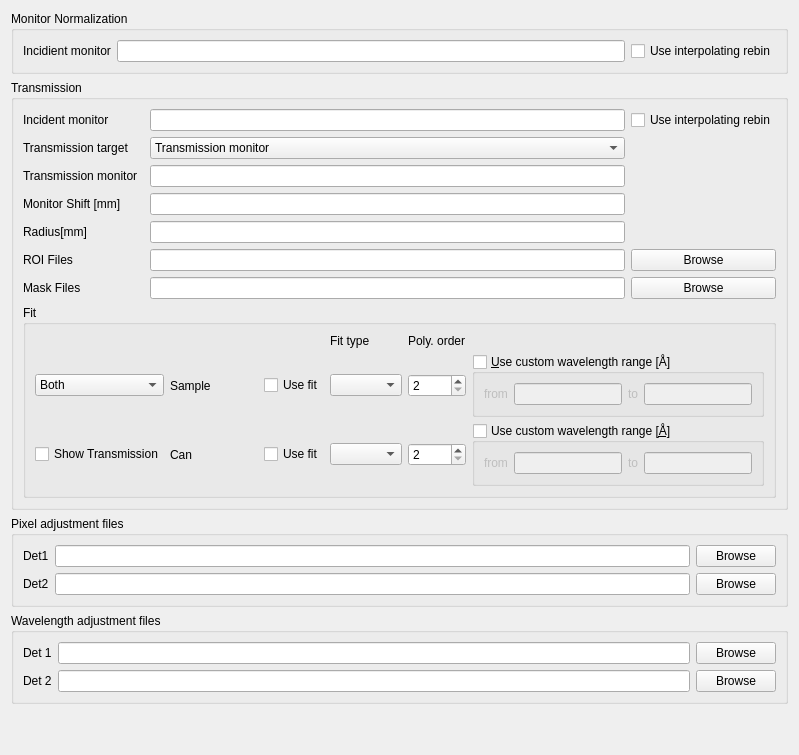
            <widget class="QWidget" name="adjustment_tab">
             <attribute name="title">
              <string>Adjustment</string>
             </attribute>
             <layout class="QHBoxLayout" name="horizontalLayout_5">
              <item>
               <layout class="QHBoxLayout" name="adjustment_tab_horizontal_layout">
                <item>
                 <layout class="QVBoxLayout" name="adjustment_tab_left_layout">
                  <item>
                   <widget class="QGroupBox" name="monitor_normalization_group_box">
                    <property name="toolTip">
                     <string>&lt;html&gt;&lt;head/&gt;&lt;body&gt;&lt;p&gt;Settings for the monitor normalization.&lt;/p&gt;&lt;/body&gt;&lt;/html&gt;</string>
                    </property>
                    <property name="title">
                     <string>Monitor Normalization</string>
                    </property>
                    <layout class="QGridLayout" name="gridLayout_8">
                     <item row="0" column="0">
                      <widget class="QLabel" name="monitor_normalization_monitor_label">
                       <property name="toolTip">
                        <string>&lt;html&gt;&lt;head/&gt;&lt;body&gt;&lt;p&gt;Spectrum number of the incident monitor which is used for monitor normalization.&lt;/p&gt;&lt;/body&gt;&lt;/html&gt;</string>
                       </property>
                       <property name="text">
                        <string>Incidient monitor</string>
                       </property>
                      </widget>
                     </item>
                     <item row="0" column="2">
                      <widget class="QCheckBox" name="monitor_normalization_interpolating_rebin_check_box">
                       <property name="toolTip">
                        <string>&lt;html&gt;&lt;head/&gt;&lt;body&gt;&lt;p&gt;Selects the type of rebin which is to be used during monitor normalization. If this is checked then a interpolating rebin operation is performed, else a standard rebin operation is used.&lt;/p&gt;&lt;/body&gt;&lt;/html&gt;</string>
                       </property>
                       <property name="text">
                        <string>Use interpolating rebin</string>
                       </property>
                      </widget>
                     </item>
                     <item row="0" column="1">
                      <widget class="QLineEdit" name="monitor_normalization_line_edit">
                       <property name="toolTip">
                        <string>&lt;html&gt;&lt;head/&gt;&lt;body&gt;&lt;p&gt;Spectrum number of the incident monitor which is used for monitor normalization.&lt;/p&gt;&lt;/body&gt;&lt;/html&gt;</string>
                       </property>
                      </widget>
                     </item>
                    </layout>
                   </widget>
                  </item>
                  <item>
                   <widget class="QGroupBox" name="transmission_group_box">
                    <property name="toolTip">
                     <string>&lt;html&gt;&lt;head/&gt;&lt;body&gt;&lt;p&gt;Settings for the transmission calculation.&lt;/p&gt;&lt;/body&gt;&lt;/html&gt;</string>
                    </property>
                    <property name="title">
                     <string>Transmission</string>
                    </property>
                    <layout class="QGridLayout" name="gridLayout_9">
                     <item row="7" column="3">
                      <widget class="QPushButton" name="transmission_mask_files_push_button">
                       <property name="text">
                        <string>Browse</string>
                       </property>
                      </widget>
                     </item>
                     <item row="7" column="2">
                      <widget class="QLineEdit" name="transmission_mask_files_line_edit">
                       <property name="toolTip">
                        <string>&lt;html&gt;&lt;head/&gt;&lt;body&gt;&lt;p&gt;A comma-separated list of MASK files which define areas on the bank which are excluded from the transmission calculation.&lt;/p&gt;&lt;/body&gt;&lt;/html&gt;</string>
                       </property>
                      </widget>
                     </item>
                     <item row="6" column="2">
                      <widget class="QLineEdit" name="transmission_roi_files_line_edit">
                       <property name="toolTip">
                        <string>&lt;html&gt;&lt;head/&gt;&lt;body&gt;&lt;p&gt;A comma-separated list of ROI files which define areas on the bank which contribute to the transmission calculation.&lt;/p&gt;&lt;/body&gt;&lt;/html&gt;</string>
                       </property>
                      </widget>
                     </item>
                     <item row="5" column="2">
                      <widget class="QLineEdit" name="transmission_radius_line_edit">
                       <property name="toolTip">
                        <string>&lt;html&gt;&lt;head/&gt;&lt;body&gt;&lt;p&gt;A radius that defines a circle which includes all pixels on the bank which contribute to the transmission calculation.&lt;/p&gt;&lt;/body&gt;&lt;/html&gt;</string>
                       </property>
                      </widget>
                     </item>
                     <item row="7" column="0">
                      <widget class="QLabel" name="transmission_mask_files_label">
                       <property name="toolTip">
                        <string>&lt;html&gt;&lt;head/&gt;&lt;body&gt;&lt;p&gt;A comma-separated list of MASK files which define areas on the bank which are excluded from the transmission calculation.&lt;/p&gt;&lt;/body&gt;&lt;/html&gt;</string>
                       </property>
                       <property name="text">
                        <string>Mask Files</string>
                       </property>
                      </widget>
                     </item>
                     <item row="1" column="2">
                      <widget class="QComboBox" name="transmission_target_combo_box">
                       <item>
                        <property name="text">
                         <string>Transmission monitor</string>
                        </property>
                       </item>
                       <item>
                        <property name="text">
                         <string>Region of interest on bank</string>
                        </property>
                       </item>
                      </widget>
                     </item>
                     <item row="6" column="0">
                      <widget class="QLabel" name="transmission_roi_files_label">
                       <property name="toolTip">
                        <string>&lt;html&gt;&lt;head/&gt;&lt;body&gt;&lt;p&gt;A comma-separated list of ROI files which define areas on the bank which contribute to the transmission calculation.&lt;/p&gt;&lt;/body&gt;&lt;/html&gt;</string>
                       </property>
                       <property name="text">
                        <string>ROI Files</string>
                       </property>
                      </widget>
                     </item>
                     <item row="6" column="3">
                      <widget class="QPushButton" name="transmission_roi_files_push_button">
                       <property name="text">
                        <string>Browse</string>
                       </property>
                      </widget>
                     </item>
                     <item row="5" column="0">
                      <widget class="QLabel" name="transmission_radius_label">
                       <property name="toolTip">
                        <string>&lt;html&gt;&lt;head/&gt;&lt;body&gt;&lt;p&gt;A radius that defines a circle which includes all pixels on the bank which contribute to the transmission calculation.&lt;/p&gt;&lt;/body&gt;&lt;/html&gt;</string>
                       </property>
                       <property name="text">
                        <string>Radius[mm]</string>
                       </property>
                      </widget>
                     </item>
                     <item row="1" column="0">
                      <widget class="QLabel" name="transmission_target_label">
                       <property name="text">
                        <string>Transmission target</string>
                       </property>
                      </widget>
                     </item>
                     <item row="0" column="0">
                      <widget class="QLabel" name="transmission_incident_monitor_target">
                       <property name="toolTip">
                        <string>&lt;html&gt;&lt;head/&gt;&lt;body&gt;&lt;p&gt;Spectrum number of the incident monitor which is used for transmission calculation.&lt;/p&gt;&lt;/body&gt;&lt;/html&gt;</string>
                       </property>
                       <property name="text">
                        <string>Incident monitor</string>
                       </property>
                      </widget>
                     </item>
                     <item row="0" column="3">
                      <widget class="QCheckBox" name="transmission_interpolating_rebin_check_box">
                       <property name="toolTip">
                        <string>&lt;html&gt;&lt;head/&gt;&lt;body&gt;&lt;p&gt;Selects the type of rebin which is to be used during transmission calculation. If this is checked then a interpolating rebin operation is performed, else a standard rebin operation is used.&lt;/p&gt;&lt;/body&gt;&lt;/html&gt;</string>
                       </property>
                       <property name="text">
                        <string>Use interpolating rebin</string>
                       </property>
                      </widget>
                     </item>
                     <item row="4" column="2">
                      <widget class="QLineEdit" name="transmission_mn_shift_line_edit">
                       <property name="toolTip">
                        <string>&lt;html&gt;&lt;head/&gt;&lt;body&gt;&lt;p&gt;An option shift of the M4 monitor.&lt;/p&gt;&lt;/body&gt;&lt;/html&gt;</string>
                       </property>
                      </widget>
                     </item>
                     <item row="0" column="2">
                      <widget class="QLineEdit" name="transmission_line_edit">
                       <property name="toolTip">
                        <string>&lt;html&gt;&lt;head/&gt;&lt;body&gt;&lt;p&gt;Spectrum number of the incident monitor which is used for transmission calculation.&lt;/p&gt;&lt;/body&gt;&lt;/html&gt;</string>
                       </property>
                      </widget>
                     </item>
                     <item row="4" column="0">
                      <widget class="QLabel" name="transmission_mn_shift_label">
                       <property name="toolTip">
                        <string>&lt;html&gt;&lt;head/&gt;&lt;body&gt;&lt;p&gt;An option shift of the M4 monitor.&lt;/p&gt;&lt;/body&gt;&lt;/html&gt;</string>
                       </property>
                       <property name="text">
                        <string>Monitor Shift [mm]</string>
                       </property>
                      </widget>
                     </item>
                     <item row="3" column="0">
                      <widget class="QLabel" name="transmission_monitor_label">
                       <property name="toolTip">
                        <string>&lt;html&gt;&lt;head/&gt;&lt;body&gt;&lt;p&gt;Spectrum number of the transmission monitor which is used for transmission calculation.&lt;/p&gt;&lt;/body&gt;&lt;/html&gt;</string>
                       </property>
                       <property name="text">
                        <string>Transmission monitor</string>
                       </property>
                      </widget>
                     </item>
                     <item row="8" column="0" colspan="4">
                      <widget class="QGroupBox" name="fit_combo_box">
                       <property name="toolTip">
                        <string>&lt;html&gt;&lt;head/&gt;&lt;body&gt;&lt;p&gt;Fit options for the transmission calculation. These can be either set for both the Sample and the Can run or separately.&lt;/p&gt;&lt;/body&gt;&lt;/html&gt;</string>
                       </property>
                       <property name="title">
                        <string>Fit</string>
                       </property>
                       <property name="flat">
                        <bool>false</bool>
                       </property>
                       <property name="checkable">
                        <bool>false</bool>
                       </property>
                       <layout class="QGridLayout" name="gridLayout_22">
                        <item row="1" column="0">
                         <widget class="QComboBox" name="fit_selection_combo_box">
                          <property name="toolTip">
                           <string>&lt;html&gt;&lt;head/&gt;&lt;body&gt;&lt;p&gt;Selects if fit options should be the same (Both) for Sample and Can, or if the user should be able to set them separately (Separate).&lt;/p&gt;&lt;/body&gt;&lt;/html&gt;</string>
                          </property>
                          <item>
                           <property name="text">
                            <string>Both</string>
                           </property>
                          </item>
                          <item>
                           <property name="text">
                            <string>Separate</string>
                           </property>
                          </item>
                         </widget>
                        </item>
                        <item row="2" column="3">
                         <widget class="QComboBox" name="fit_can_fit_type_combo_box">
                          <property name="toolTip">
                           <string>&lt;html&gt;&lt;head/&gt;&lt;body&gt;&lt;p&gt;If fitting should be used, then this allows for the selection of the fit type.&lt;/p&gt;&lt;/body&gt;&lt;/html&gt;</string>
                          </property>
                         </widget>
                        </item>
                        <item row="0" column="3">
                         <widget class="QLabel" name="fit_fit_type_label">
                          <property name="text">
                           <string>Fit type</string>
                          </property>
                         </widget>
                        </item>
                        <item row="2" column="2">
                         <widget class="QCheckBox" name="fit_can_use_fit_check_box">
                          <property name="toolTip">
                           <string>&lt;html&gt;&lt;head/&gt;&lt;body&gt;&lt;p&gt;If fitting should be used&lt;/p&gt;&lt;/body&gt;&lt;/html&gt;</string>
                          </property>
                          <property name="text">
                           <string>Use fit</string>
                          </property>
                         </widget>
                        </item>
                        <item row="1" column="1">
                         <widget class="QLabel" name="fit_sample_label">
                          <property name="text">
                           <string>Sample              </string>
                          </property>
                         </widget>
                        </item>
                        <item row="2" column="1">
                         <widget class="QLabel" name="fit_can_label">
                          <property name="text">
                           <string>Can</string>
                          </property>
                         </widget>
                        </item>
                        <item row="1" column="5">
                         <widget class="QGroupBox" name="fit_sample_wavelength_combo_box">
                          <property name="toolTip">
                           <string>&lt;html&gt;&lt;head/&gt;&lt;body&gt;&lt;p&gt;Allows for setting a custom wavelength range during fitting.&lt;/p&gt;&lt;/body&gt;&lt;/html&gt;</string>
                          </property>
                          <property name="title">
                           <string>&amp;Use custom wavelength range [Å]</string>
                          </property>
                          <property name="checkable">
                           <bool>true</bool>
                          </property>
                          <property name="checked">
                           <bool>false</bool>
                          </property>
                          <layout class="QGridLayout" name="gridLayout_23">
                           <item row="0" column="1">
                            <widget class="QLineEdit" name="fit_sample_wavelength_min_line_edit">
                             <property name="toolTip">
                              <string>&lt;html&gt;&lt;head/&gt;&lt;body&gt;&lt;p&gt;The beginning of the custom wavelength range.&lt;/p&gt;&lt;/body&gt;&lt;/html&gt;</string>
                             </property>
                            </widget>
                           </item>
                           <item row="0" column="2">
                            <widget class="QLabel" name="fit_sample_to_label">
                             <property name="text">
                              <string>to</string>
                             </property>
                            </widget>
                           </item>
                           <item row="0" column="0">
                            <widget class="QLabel" name="fit_sample_from_label">
                             <property name="text">
                              <string>from</string>
                             </property>
                            </widget>
                           </item>
                           <item row="0" column="3">
                            <widget class="QLineEdit" name="fit_sample_wavelength_max_line_edit">
                             <property name="toolTip">
                              <string>&lt;html&gt;&lt;head/&gt;&lt;body&gt;&lt;p&gt;The end of the custom wavelength range.&lt;/p&gt;&lt;/body&gt;&lt;/html&gt;</string>
                             </property>
                            </widget>
                           </item>
                          </layout>
                         </widget>
                        </item>
                        <item row="2" column="5">
                         <widget class="QGroupBox" name="fit_can_wavelength_combo_box">
                          <property name="toolTip">
                           <string>&lt;html&gt;&lt;head/&gt;&lt;body&gt;&lt;p&gt;Allows for setting a custom wavelength range during fitting.&lt;/p&gt;&lt;/body&gt;&lt;/html&gt;</string>
                          </property>
                          <property name="title">
                           <string>Use custom wavelength range [&amp;Å]</string>
                          </property>
                          <property name="checkable">
                           <bool>true</bool>
                          </property>
                          <property name="checked">
                           <bool>false</bool>
                          </property>
                          <layout class="QGridLayout" name="gridLayout_24">
                           <item row="0" column="1">
                            <widget class="QLineEdit" name="fit_can_wavelength_min_line_edit">
                             <property name="toolTip">
                              <string>&lt;html&gt;&lt;head/&gt;&lt;body&gt;&lt;p&gt;The beginning of the custom wavelength range.&lt;/p&gt;&lt;/body&gt;&lt;/html&gt;</string>
                             </property>
                            </widget>
                           </item>
                           <item row="0" column="0">
                            <widget class="QLabel" name="fit_can_from_label">
                             <property name="text">
                              <string>from</string>
                             </property>
                            </widget>
                           </item>
                           <item row="0" column="2">
                            <widget class="QLabel" name="fit_can_to_label">
                             <property name="text">
                              <string>to</string>
                             </property>
                            </widget>
                           </item>
                           <item row="0" column="3">
                            <widget class="QLineEdit" name="fit_can_wavelength_max_line_edit">
                             <property name="toolTip">
                              <string>&lt;html&gt;&lt;head/&gt;&lt;body&gt;&lt;p&gt;The end of the custom wavelength range.&lt;/p&gt;&lt;/body&gt;&lt;/html&gt;</string>
                             </property>
                            </widget>
                           </item>
                          </layout>
                         </widget>
                        </item>
                        <item row="1" column="3">
                         <widget class="QComboBox" name="fit_sample_fit_type_combo_box">
                          <property name="toolTip">
                           <string>&lt;html&gt;&lt;head/&gt;&lt;body&gt;&lt;p&gt;If fitting should be used, then this allows for the selection of the fit type.&lt;/p&gt;&lt;/body&gt;&lt;/html&gt;</string>
                          </property>
                         </widget>
                        </item>
                        <item row="1" column="4">
                         <widget class="QSpinBox" name="fit_sample_polynomial_order_spin_box">
                          <property name="toolTip">
                           <string>&lt;html&gt;&lt;head/&gt;&lt;body&gt;&lt;p&gt;If a polynomial fit type was selected, then the polynomial order of the fit can be specified here.&lt;/p&gt;&lt;/body&gt;&lt;/html&gt;</string>
                          </property>
                          <property name="minimum">
                           <number>2</number>
                          </property>
                          <property name="maximum">
                           <number>6</number>
                          </property>
                         </widget>
                        </item>
                        <item row="0" column="4">
                         <widget class="QLabel" name="fit_polynomial_order_label">
                          <property name="text">
                           <string>Poly. order</string>
                          </property>
                         </widget>
                        </item>
                        <item row="2" column="4">
                         <widget class="QSpinBox" name="fit_can_polynomial_order_spin_box">
                          <property name="toolTip">
                           <string>&lt;html&gt;&lt;head/&gt;&lt;body&gt;&lt;p&gt;If a polynomial fit type was selected, then the polynomial order of the fit can be specified here.&lt;/p&gt;&lt;/body&gt;&lt;/html&gt;</string>
                          </property>
                          <property name="minimum">
                           <number>2</number>
                          </property>
                          <property name="maximum">
                           <number>6</number>
                          </property>
                         </widget>
                        </item>
                        <item row="1" column="2">
                         <widget class="QCheckBox" name="fit_sample_use_fit_check_box">
                          <property name="toolTip">
                           <string>&lt;html&gt;&lt;head/&gt;&lt;body&gt;&lt;p&gt;If fitting should be used&lt;/p&gt;&lt;/body&gt;&lt;/html&gt;</string>
                          </property>
                          <property name="text">
                           <string>Use fit</string>
                          </property>
                         </widget>
                        </item>
                        <item row="2" column="0">
                         <widget class="QCheckBox" name="show_transmission_view">
                          <property name="text">
                           <string>Show Transmission</string>
                          </property>
                         </widget>
                        </item>
                       </layout>
                      </widget>
                     </item>
                     <item row="3" column="2">
                      <widget class="QLineEdit" name="transmission_monitor_line_edit"/>
                     </item>
                    </layout>
                   </widget>
                  </item>
                  <item>
                   <widget class="QGroupBox" name="pixel_adjustment_group_box">
                    <property name="toolTip">
                     <string>&lt;html&gt;&lt;head/&gt;&lt;body&gt;&lt;p&gt;The pixel adjustment files.&lt;/p&gt;&lt;/body&gt;&lt;/html&gt;</string>
                    </property>
                    <property name="title">
                     <string>Pixel adjustment files</string>
                    </property>
                    <layout class="QGridLayout" name="gridLayout_10">
                     <item row="0" column="1">
                      <widget class="QLineEdit" name="pixel_adjustment_det_1_line_edit">
                       <property name="toolTip">
                        <string>&lt;html&gt;&lt;head/&gt;&lt;body&gt;&lt;p&gt;The path to the pixel adjustment file for the first detector.&lt;/p&gt;&lt;/body&gt;&lt;/html&gt;</string>
                       </property>
                      </widget>
                     </item>
                     <item row="0" column="0">
                      <widget class="QLabel" name="pixel_adjustment_det_2_label">
                       <property name="toolTip">
                        <string>&lt;html&gt;&lt;head/&gt;&lt;body&gt;&lt;p&gt;The path to the pixel adjustment file for the first detector.&lt;/p&gt;&lt;/body&gt;&lt;/html&gt;</string>
                       </property>
                       <property name="text">
                        <string>Det1</string>
                       </property>
                      </widget>
                     </item>
                     <item row="0" column="2">
                      <widget class="QPushButton" name="pixel_adjustment_det_1_push_button">
                       <property name="text">
                        <string>Browse</string>
                       </property>
                      </widget>
                     </item>
                     <item row="1" column="2">
                      <widget class="QPushButton" name="pixel_adjustment_det_2_push_button">
                       <property name="text">
                        <string>Browse</string>
                       </property>
                      </widget>
                     </item>
                     <item row="1" column="1">
                      <widget class="QLineEdit" name="pixel_adjustment_det_2_line_edit">
                       <property name="toolTip">
                        <string>&lt;html&gt;&lt;head/&gt;&lt;body&gt;&lt;p&gt;The path to the pixel adjustment file for the second detector.&lt;/p&gt;&lt;/body&gt;&lt;/html&gt;</string>
                       </property>
                      </widget>
                     </item>
                     <item row="1" column="0">
                      <widget class="QLabel" name="pixel_adjustement_det_1_label">
                       <property name="toolTip">
                        <string>&lt;html&gt;&lt;head/&gt;&lt;body&gt;&lt;p&gt;The path to the pixel adjustment file for the second detector.&lt;/p&gt;&lt;/body&gt;&lt;/html&gt;</string>
                       </property>
                       <property name="text">
                        <string>Det2</string>
                       </property>
                      </widget>
                     </item>
                    </layout>
                   </widget>
                  </item>
                  <item>
                   <widget class="QGroupBox" name="wavelength_adjustment_group_box">
                    <property name="toolTip">
                     <string>&lt;html&gt;&lt;head/&gt;&lt;body&gt;&lt;p&gt;The wavelength adjustment files.&lt;/p&gt;&lt;/body&gt;&lt;/html&gt;</string>
                    </property>
                    <property name="title">
                     <string>Wavelength adjustment files</string>
                    </property>
                    <layout class="QGridLayout" name="gridLayout_11">
                     <item row="0" column="1">
                      <widget class="QLineEdit" name="wavelength_adjustment_det_1_line_edit">
                       <property name="toolTip">
                        <string>&lt;html&gt;&lt;head/&gt;&lt;body&gt;&lt;p&gt;The path to the wavelength adjustment file for the first detector.&lt;/p&gt;&lt;/body&gt;&lt;/html&gt;</string>
                       </property>
                      </widget>
                     </item>
                     <item row="0" column="0">
                      <widget class="QLabel" name="wavelength_adjustment_det_1_label">
                       <property name="toolTip">
                        <string>&lt;html&gt;&lt;head/&gt;&lt;body&gt;&lt;p&gt;The path to the wavelength adjustment file for the first detector.&lt;/p&gt;&lt;/body&gt;&lt;/html&gt;</string>
                       </property>
                       <property name="text">
                        <string>Det 1</string>
                       </property>
                      </widget>
                     </item>
                     <item row="2" column="0">
                      <widget class="QLabel" name="wavelength_adjustment_det_2_label">
                       <property name="toolTip">
                        <string>&lt;html&gt;&lt;head/&gt;&lt;body&gt;&lt;p&gt;The path to the wavelength adjustment file for the second detector.&lt;/p&gt;&lt;/body&gt;&lt;/html&gt;</string>
                       </property>
                       <property name="text">
                        <string>Det 2</string>
                       </property>
                      </widget>
                     </item>
                     <item row="2" column="1">
                      <widget class="QLineEdit" name="wavelength_adjustment_det_2_line_edit">
                       <property name="toolTip">
                        <string>&lt;html&gt;&lt;head/&gt;&lt;body&gt;&lt;p&gt;The path to the wavelength adjustment file for the second detector.&lt;/p&gt;&lt;/body&gt;&lt;/html&gt;</string>
                       </property>
                      </widget>
                     </item>
                     <item row="0" column="2">
                      <widget class="QPushButton" name="wavelength_adjustment_det_1_push_button">
                       <property name="text">
                        <string>Browse</string>
                       </property>
                      </widget>
                     </item>
                     <item row="2" column="2">
                      <widget class="QPushButton" name="wavelength_adjustment_det_2_push_button">
                       <property name="text">
                        <string>Browse</string>
                       </property>
                      </widget>
                     </item>
                    </layout>
                   </widget>
                  </item>
                  <item>
                   <spacer name="verticalSpacer_2">
                    <property name="orientation">
                     <enum>Qt::Vertical</enum>
                    </property>
                    <property name="sizeHint" stdset="0">
                     <size>
                      <width>20</width>
                      <height>40</height>
                     </size>
                    </property>
                   </spacer>
                  </item>
                 </layout>
                </item>
                <item>
                 <layout class="QVBoxLayout" name="adjustemnt_tab_right_layout"/>
                </item>
               </layout>
              </item>
             </layout>
            </widget>
